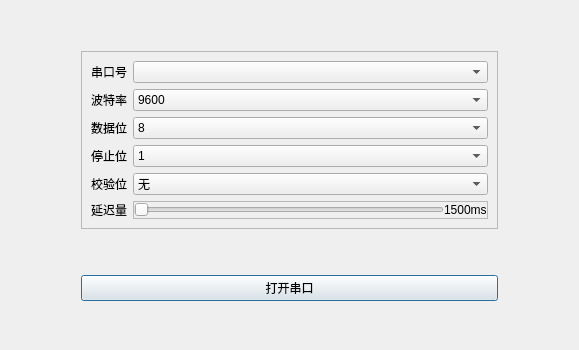
<?xml version="1.0" encoding="UTF-8"?>
<ui version="4.0">
 <class>SerialSetting</class>
 <widget class="QDialog" name="SerialSetting">
  <property name="geometry">
   <rect>
    <x>0</x>
    <y>0</y>
    <width>579</width>
    <height>350</height>
   </rect>
  </property>
  <property name="windowTitle">
   <string>设置</string>
  </property>
  <layout class="QGridLayout" name="gridLayout" rowstretch="0,0,0,0,0" columnstretch="1,6,1" columnminimumwidth="1,2,1">
   <property name="bottomMargin">
    <number>9</number>
   </property>
   <item row="0" column="1">
    <spacer name="verticalSpacer_2">
     <property name="orientation">
      <enum>Qt::Vertical</enum>
     </property>
     <property name="sizeHint" stdset="0">
      <size>
       <width>20</width>
       <height>40</height>
      </size>
     </property>
    </spacer>
   </item>
   <item row="1" column="0">
    <spacer name="horizontalSpacer">
     <property name="orientation">
      <enum>Qt::Horizontal</enum>
     </property>
     <property name="sizeHint" stdset="0">
      <size>
       <width>40</width>
       <height>20</height>
      </size>
     </property>
    </spacer>
   </item>
   <item row="1" column="1">
    <widget class="QFrame" name="frame">
     <property name="frameShape">
      <enum>QFrame::StyledPanel</enum>
     </property>
     <property name="frameShadow">
      <enum>QFrame::Raised</enum>
     </property>
     <layout class="QFormLayout" name="formLayout">
      <item row="0" column="0">
       <widget class="QLabel" name="label">
        <property name="text">
         <string>串口号</string>
        </property>
       </widget>
      </item>
      <item row="0" column="1">
       <widget class="QComboBox" name="comboBox_PortName"/>
      </item>
      <item row="1" column="0">
       <widget class="QLabel" name="label_2">
        <property name="text">
         <string>波特率</string>
        </property>
       </widget>
      </item>
      <item row="1" column="1">
       <widget class="QComboBox" name="comboBox_BautRate">
        <property name="currentIndex">
         <number>2</number>
        </property>
        <item>
         <property name="text">
          <string>2400</string>
         </property>
        </item>
        <item>
         <property name="text">
          <string>4800</string>
         </property>
        </item>
        <item>
         <property name="text">
          <string>9600</string>
         </property>
        </item>
        <item>
         <property name="text">
          <string>19200</string>
         </property>
        </item>
        <item>
         <property name="text">
          <string>38400</string>
         </property>
        </item>
        <item>
         <property name="text">
          <string>57600</string>
         </property>
        </item>
        <item>
         <property name="text">
          <string>115200</string>
         </property>
        </item>
       </widget>
      </item>
      <item row="2" column="0">
       <widget class="QLabel" name="label_5">
        <property name="text">
         <string>数据位</string>
        </property>
       </widget>
      </item>
      <item row="2" column="1">
       <widget class="QComboBox" name="comboBox_DataBits">
        <item>
         <property name="text">
          <string>8</string>
         </property>
        </item>
        <item>
         <property name="text">
          <string>7</string>
         </property>
        </item>
        <item>
         <property name="text">
          <string>6</string>
         </property>
        </item>
        <item>
         <property name="text">
          <string>5</string>
         </property>
        </item>
       </widget>
      </item>
      <item row="3" column="0">
       <widget class="QLabel" name="label_3">
        <property name="text">
         <string>停止位</string>
        </property>
       </widget>
      </item>
      <item row="3" column="1">
       <widget class="QComboBox" name="comboBox_StopBits">
        <item>
         <property name="text">
          <string>1</string>
         </property>
        </item>
        <item>
         <property name="text">
          <string>1.5</string>
         </property>
        </item>
        <item>
         <property name="text">
          <string>2</string>
         </property>
        </item>
       </widget>
      </item>
      <item row="4" column="0">
       <widget class="QLabel" name="label_4">
        <property name="text">
         <string>校验位</string>
        </property>
       </widget>
      </item>
      <item row="4" column="1">
       <widget class="QComboBox" name="comboBox_CrcBits">
        <item>
         <property name="text">
          <string>无</string>
         </property>
        </item>
        <item>
         <property name="text">
          <string>偶校验</string>
         </property>
        </item>
        <item>
         <property name="text">
          <string>奇校验</string>
         </property>
        </item>
        <item>
         <property name="text">
          <string>0校验</string>
         </property>
        </item>
        <item>
         <property name="text">
          <string>1校验</string>
         </property>
        </item>
       </widget>
      </item>
      <item row="5" column="0">
       <widget class="QLabel" name="label_6">
        <property name="text">
         <string>延迟量</string>
        </property>
       </widget>
      </item>
      <item row="5" column="1">
       <widget class="QFrame" name="frame_2">
        <property name="frameShape">
         <enum>QFrame::StyledPanel</enum>
        </property>
        <property name="frameShadow">
         <enum>QFrame::Raised</enum>
        </property>
        <layout class="QHBoxLayout" name="horizontalLayout">
         <property name="spacing">
          <number>0</number>
         </property>
         <property name="leftMargin">
          <number>0</number>
         </property>
         <property name="topMargin">
          <number>0</number>
         </property>
         <property name="rightMargin">
          <number>0</number>
         </property>
         <property name="bottomMargin">
          <number>0</number>
         </property>
         <item>
          <widget class="QSlider" name="horizontalSlider_CmdTime">
           <property name="minimum">
            <number>100</number>
           </property>
           <property name="maximum">
            <number>2000</number>
           </property>
           <property name="orientation">
            <enum>Qt::Horizontal</enum>
           </property>
          </widget>
         </item>
         <item>
          <widget class="QLabel" name="label_CmdTime">
           <property name="text">
            <string>1500ms</string>
           </property>
          </widget>
         </item>
        </layout>
       </widget>
      </item>
     </layout>
    </widget>
   </item>
   <item row="1" column="2">
    <spacer name="horizontalSpacer_2">
     <property name="orientation">
      <enum>Qt::Horizontal</enum>
     </property>
     <property name="sizeHint" stdset="0">
      <size>
       <width>40</width>
       <height>20</height>
      </size>
     </property>
    </spacer>
   </item>
   <item row="2" column="1">
    <spacer name="verticalSpacer_3">
     <property name="orientation">
      <enum>Qt::Vertical</enum>
     </property>
     <property name="sizeHint" stdset="0">
      <size>
       <width>20</width>
       <height>40</height>
      </size>
     </property>
    </spacer>
   </item>
   <item row="3" column="1">
    <widget class="QPushButton" name="pushButton_OpenSerial">
     <property name="text">
      <string>打开串口</string>
     </property>
    </widget>
   </item>
   <item row="4" column="1">
    <spacer name="verticalSpacer">
     <property name="orientation">
      <enum>Qt::Vertical</enum>
     </property>
     <property name="sizeHint" stdset="0">
      <size>
       <width>20</width>
       <height>40</height>
      </size>
     </property>
    </spacer>
   </item>
  </layout>
 </widget>
 <resources/>
 <connections/>
</ui>
